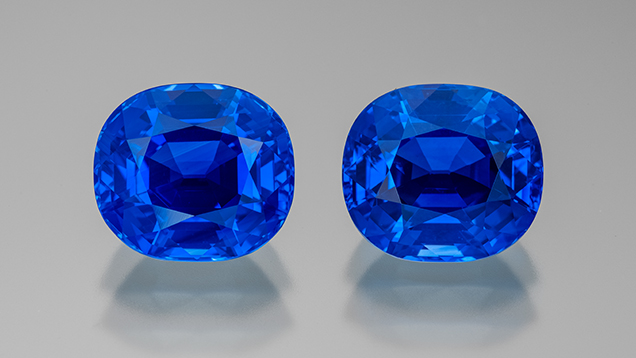
#> input picture images/sapphire.jpg, 636 x 358 px
$ jupyter execute q9_sharpening.ipynb   (shell and % lines are left out)
#> lines starting #> are read from the running program, lines starting #| are printed output that depends on the picture
# Question 9 — Image Sharpening
Apply image sharpening to a sapphire gemstone image using:
- Unsharp masking (Gaussian-based)
- Laplacian sharpening kernel

[cell 1]
import cv2 as cv
import numpy as np
import matplotlib.pyplot as plt

def show_color(img_bgr, title=''):
    plt.figure(figsize=(7, 5))
    plt.imshow(cv.cvtColor(img_bgr, cv.COLOR_BGR2RGB))
    plt.title(title)
    plt.axis('off')
    plt.show()

[cell 2]
# Load sapphire image
img = cv.imread('images/sapphire.jpg')
#> img is the input picture: shape (358, 636, 3); mean B, G, R 169, 137.3, 123.1
assert img is not None
show_color(img, 'Original Sapphire Image')

## Method 1 — Unsharp Masking

Unsharp masking sharpens by adding a scaled version of the **high-frequency detail** back to the original:

$$g = f + \lambda \cdot (f - f_{blurred})$$

where $f_{blurred}$ is a Gaussian-smoothed version of the image and $\lambda$ controls the sharpening strength.

[cell 3]
# Unsharp masking
blurred = cv.GaussianBlur(img, (5, 5), 2)
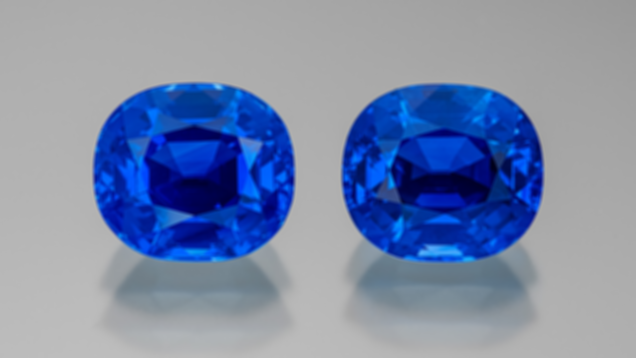
#> blurred: shape (358, 636, 3); mean B, G, R 169, 137.3, 123
detail  = cv.subtract(img, blurred)           # high-frequency detail
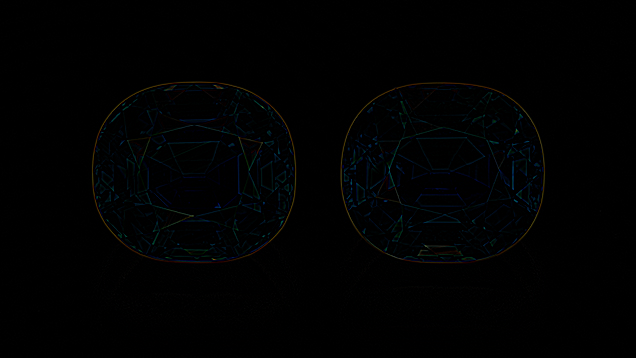
#> detail: shape (358, 636, 3); mean B, G, R 1.6, 1.4, 0.8

# Add detail back — lambda=1.5 gives noticeable but natural sharpening
sharpened_unsharp = cv.addWeighted(img, 1.0, detail, 1.5, 0)
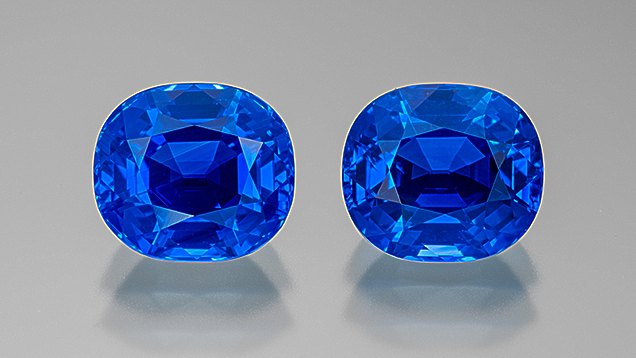
#> sharpened_unsharp: shape (358, 636, 3); mean B, G, R 170.6, 139.3, 124.1

fig, axes = plt.subplots(1, 3, figsize=(18, 5))
for ax, im, t in zip(axes,
    [img, blurred, sharpened_unsharp],
    ['Original', 'Blurred', 'Unsharp Masked']):
    ax.imshow(cv.cvtColor(im, cv.COLOR_BGR2RGB))
    ax.set_title(t); ax.axis('off')
#> this loop made 3 passes
#> t on passes 1 to 3: 'Original', 'Blurred', 'Unsharp Masked'
plt.tight_layout()
plt.savefig('outputs/q9_unsharp_masking.png', dpi=150, bbox_inches='tight')
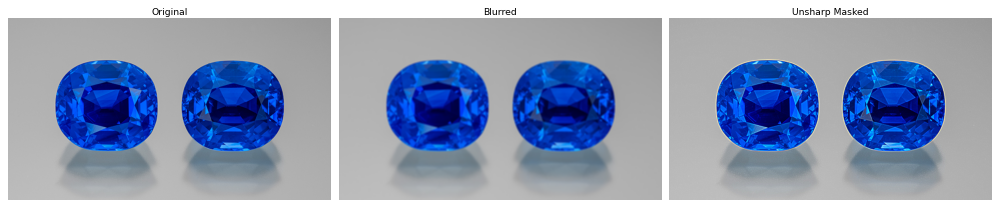
#> figure drawn by matplotlib, 3 panels
plt.show()

## Method 2 — Laplacian Sharpening Kernel

A simpler approach using a fixed sharpening kernel that combines the Laplacian (edge detector) with the identity:

$$K = \begin{bmatrix} 0 & -1 & 0 \\ -1 & 5 & -1 \\ 0 & -1 & 0 \end{bmatrix}$$

The center value of 5 preserves the original pixel; the -1 weights subtract the local average, enhancing edges.

[cell 4]
# Laplacian sharpening kernel
kernel = np.array([[ 0, -1,  0],
                   [-1,  5, -1],
                   [ 0, -1,  0]], dtype=np.float32)

sharpened_laplacian = cv.filter2D(img, -1, kernel)
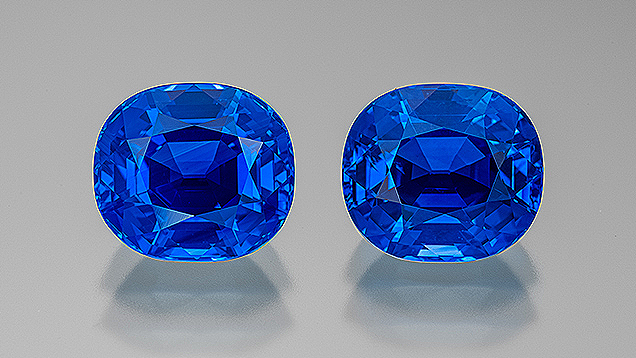
#> sharpened_laplacian: shape (358, 636, 3); mean B, G, R 167.8, 138.1, 123.8

fig, axes = plt.subplots(1, 2, figsize=(14, 5))
for ax, im, t in zip(axes,
    [img, sharpened_laplacian],
    ['Original', 'Laplacian Sharpened']):
    ax.imshow(cv.cvtColor(im, cv.COLOR_BGR2RGB))
    ax.set_title(t); ax.axis('off')
#> this loop made 2 passes
plt.tight_layout()
plt.savefig('outputs/q9_laplacian_sharpening.png', dpi=150, bbox_inches='tight')
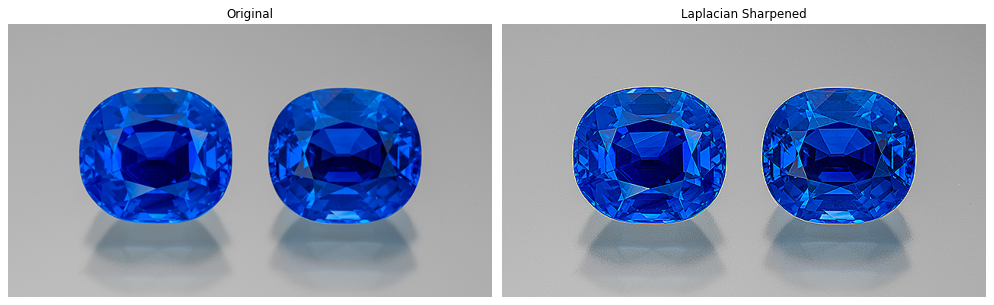
#> figure drawn by matplotlib, 2 panels
plt.show()

[cell 5]
# Full summary — all results side by side
fig, axes = plt.subplots(1, 3, figsize=(18, 5))
for ax, im, t in zip(axes,
    [img, sharpened_unsharp, sharpened_laplacian],
    ['Original', 'Unsharp Masking', 'Laplacian Kernel']):
    ax.imshow(cv.cvtColor(im, cv.COLOR_BGR2RGB))
    ax.set_title(t); ax.axis('off')
#> this loop made 3 passes
plt.tight_layout()
plt.savefig('outputs/q9_summary.png', dpi=150, bbox_inches='tight')
plt.show()

print('Observations:')
print('  Unsharp masking: smooth, controlled sharpening — enhances facet edges')
print('  and surface reflections without introducing artefacts.')
print('  Laplacian kernel: stronger, faster sharpening — more aggressive on edges')
print('  but can introduce ringing artefacts at very high contrast boundaries.')

$ run again, with images/emma.jpg copied over images/sapphire.jpg
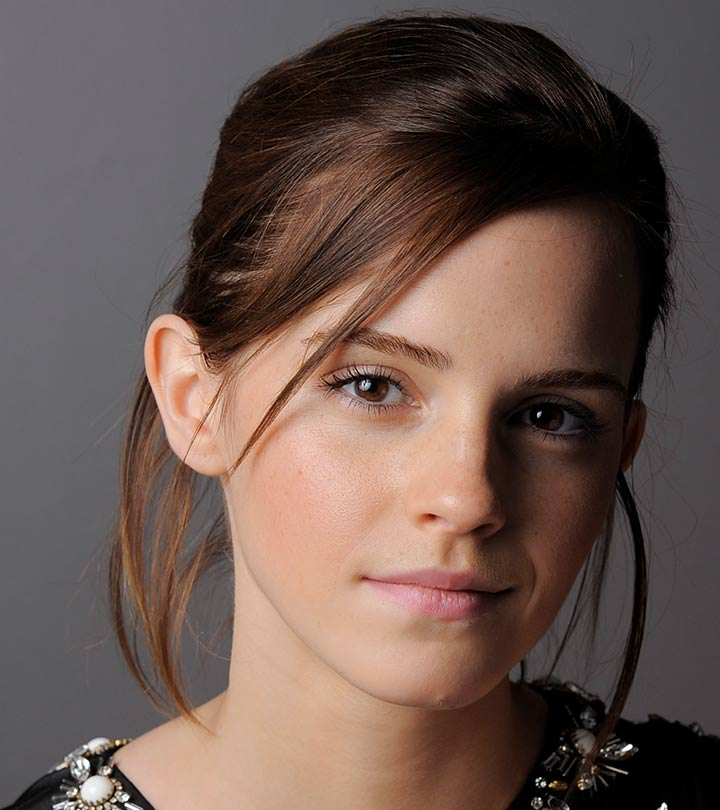
#> input picture images/emma.jpg, 720 x 810 px
#> img is the input picture: shape (810, 720, 3); mean B, G, R 80.1, 87.4, 106.8
#> `detail  = cv.subtract(img, blurred)`:
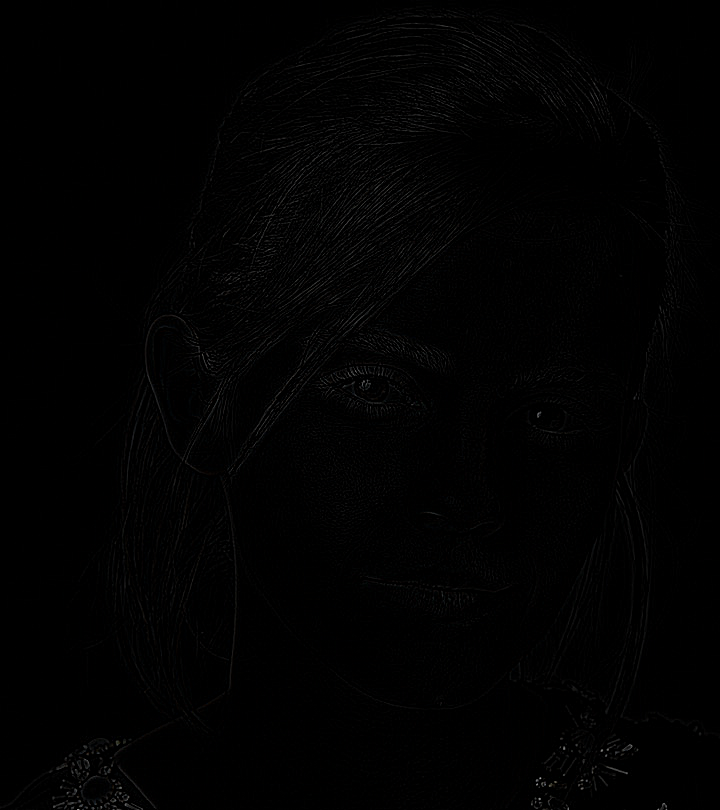
#> detail: shape (810, 720, 3); mean B, G, R 1.7, 1.6, 1.7
#> the loop `for ax, im, t in zip(axes, [img, blurred, sharpened_unsharp], ['Origin..` made 3 passes
#> t on passes 1 to 3: 'Original', 'Blurred', 'Unsharp Masked'
#> the loop `for ax, im, t in zip(axes, [img, sharpened_laplacian], ['Original', 'L..` made 2 passes
#> `plt.savefig('outputs/q9_laplacian_sharpening.png', dpi=150, bbox_inche..`:
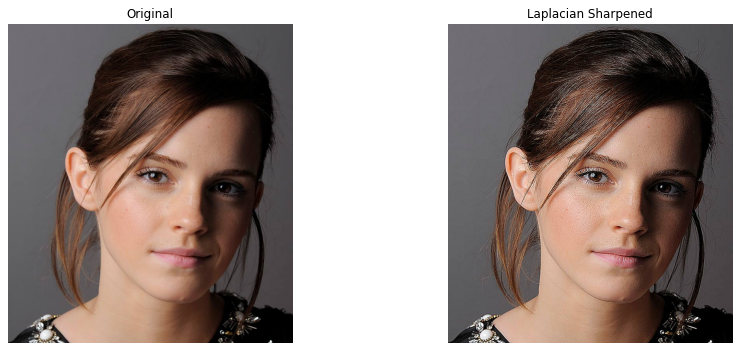
#> figure drawn by matplotlib, 2 panels
#> the loop `for ax, im, t in zip(axes, [img, sharpened_unsharp, sharpened_laplacia..` made 3 passes
